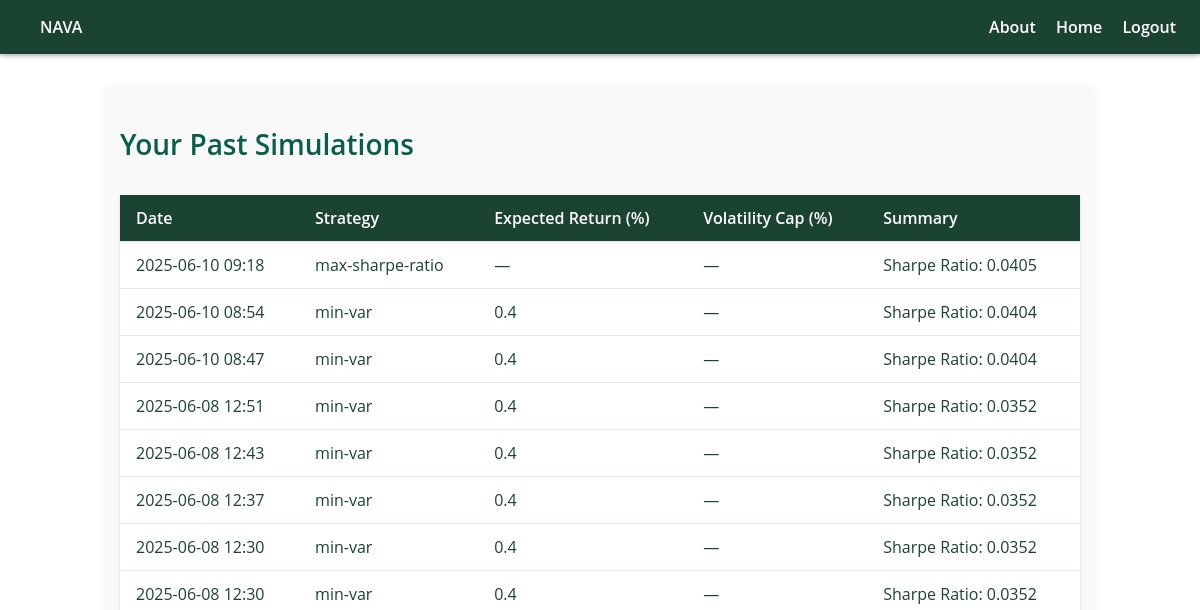
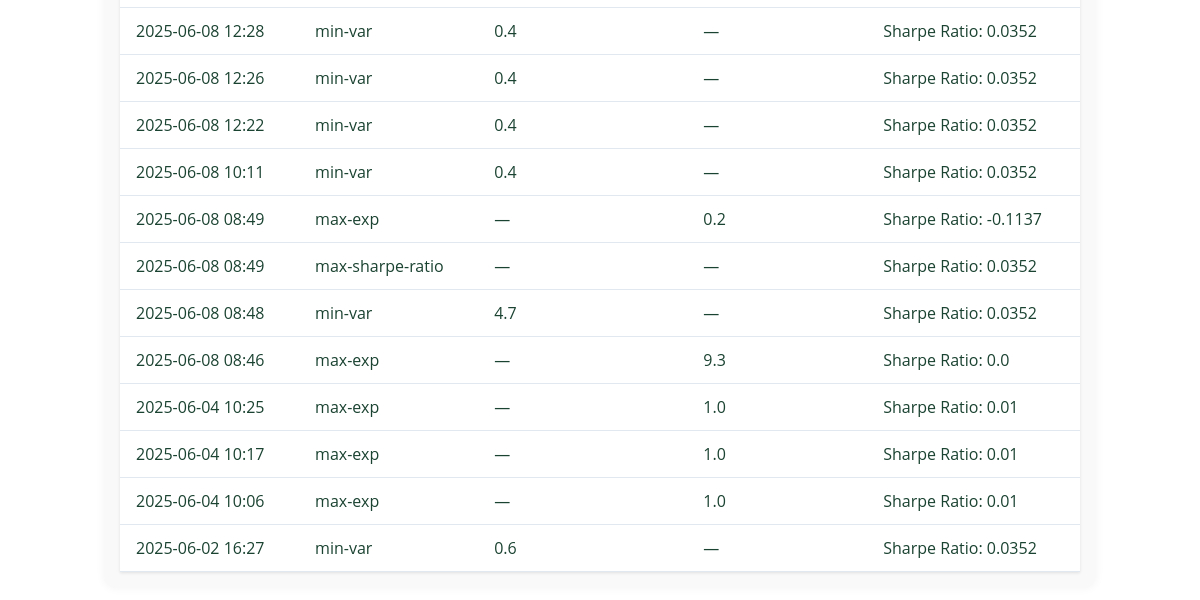
Page /history (signed in) on the earlier database version (2 pictures, top to bottom).
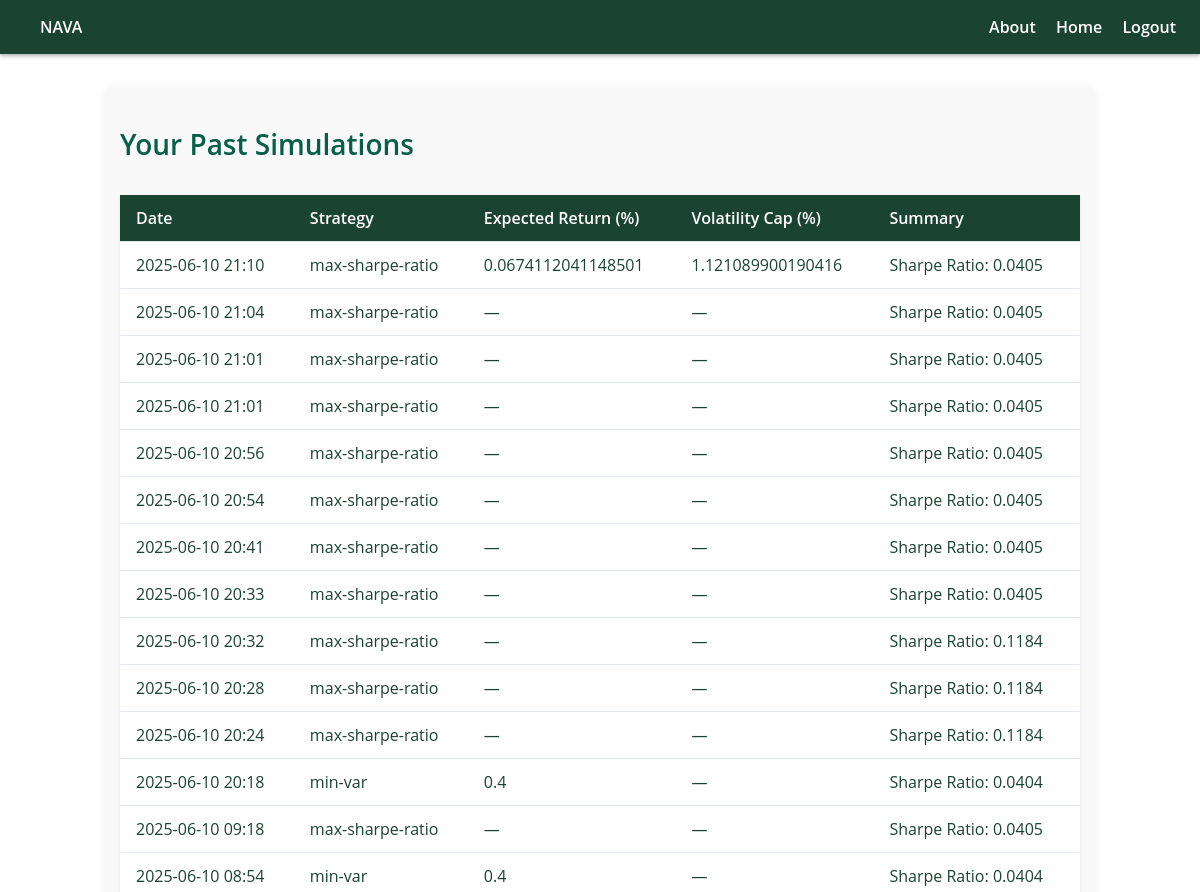
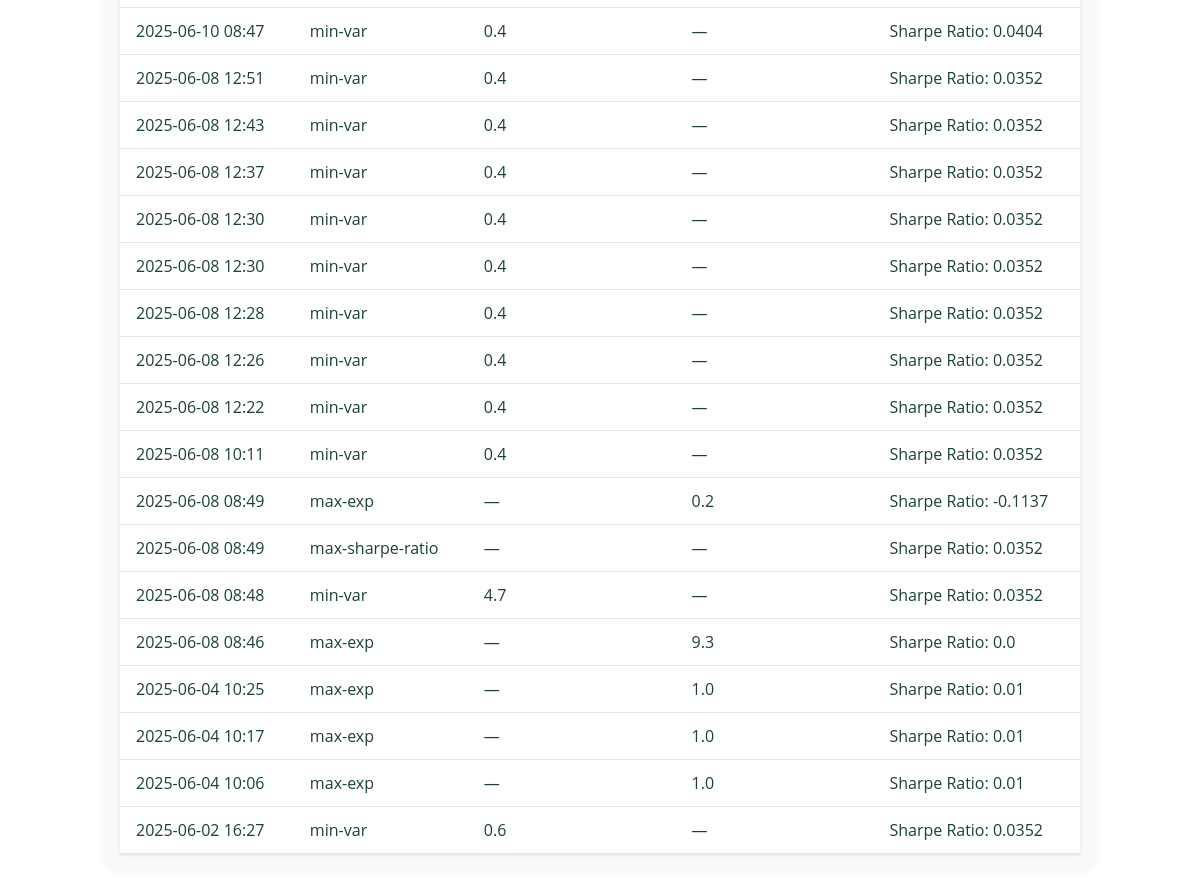
Same page on the later database version (2 pictures, top to bottom).
### app/models.py (models this page shows, shortened)
class History(db.Model):
    id = db.Column(db.Integer, primary_key=True)
    strategy = db.Column(db.String(50), nullable=False)
    expected_return = db.Column(db.Float)
    volatility_cap = db.Column(db.Float)
    result_summary = db.Column(db.Text)
    timestamp = db.Column(db.DateTime, default=datetime.utcnow)
    user_id = db.Column(db.Integer, db.ForeignKey('user.id'), nullable=False)

### app/routes.py (the view)
@bp.route('/history')
@login_required
def history():
    user_history = History.query.filter_by(user_id=current_user.id).order_by(History.timestamp.desc()).all()
    return render_template('history.html', history=user_history)

### app/models.py (called while the page is built)
@login_manager.user_loader
def load_user(user_id):
    return User.query.get(int(user_id))

### app/templates/history.html (shortened to what this page needs)
{% extends 'layout.html' %}
{% block content %}
  <h2 style="font-size: 1.75rem; color: #065f46; font-weight: 600; margin-bottom: 1rem;">
    Your Past Simulations
  </h2>
  {% if history %}
    <table class="history-table">
      <thead>
        <tr>
          <th>Date</th>
          <th>Strategy</th>
          <th>Expected Return (%)</th>
          <th>Volatility Cap (%)</th>
          <th>Summary</th>
        </tr>
      </thead>
      <tbody>
        {% for h in history %}
          <tr>
            <td>{{ h.timestamp.strftime('%Y-%m-%d %H:%M') }}</td>
            <td>{{ h.strategy }}</td>
            <td>{{ h.expected_return * 100 if h.expected_return else '—' }}</td>
            <td>{{ h.volatility_cap * 100 if h.volatility_cap else '—' }}</td>
            <td>{{ h.result_summary or '—' }}</td>
          </tr>
        {% endfor %}
      </tbody>
    </table>
  {% else %}
    <p style="color: #4b5563;">You haven’t run any simulations yet.</p>
  {% endif %}
{% endblock %}

### app/templates/layout.html (shortened to what this page needs)
<!DOCTYPE html>
<html lang="en">
<head>
  <link rel="stylesheet" href="{{ url_for('static', filename='css/style.css') }}">
</head>
<body>
    <nav class="navbar">
        <div class="nav-left">
            <a href="{{ url_for('routes.home') }}">NAVA</a>
        </div>
        <div class="nav-right">
          <a href="{{ url_for('routes.about') }}">About</a>
        {% if current_user.is_authenticated %}
            <a href="{{ url_for('routes.home') }}">Home</a>
            <a href="{{ url_for('routes.logout') }}">Logout</a>
        {% else %}
            <a href="{{ url_for('routes.login') }}">Login</a>
            <a href="{{ url_for('routes.register') }}">Register</a>
        {% endif %}
        </div>
    </nav>
  <div class="container">
    {% block content %}{% endblock %}
  </div>
</body>
</html>

### app/static/css/style.css (style rules this page uses)
body { background-color: #ffffff; color: #1b4332; font-family: 'Open Sans', sans-serif; margin: 0; padding: 0; }
.navbar { display: flex; justify-content: space-between; background-color: #1b4332; padding: 1rem 1.5rem; box-shadow: 0 2px 4px rgba(0,0,0,0.3); align-items: center; }
.navbar a { color: white; text-decoration: none; margin-left: 1rem; font-weight: 600; }
.container { max-width: 960px; margin: 2rem auto; padding: 1rem; background-color: #f9f9f9; border-radius: 12px; box-shadow: 0 0 10px rgba(0,0,0,0.05); }
h2 { color: white; }
table { width: 100%; border-collapse: collapse; margin-top: 2rem; background-color: #ffffff; color: #1b4332; }
th, td { padding: 0.75rem; border-bottom: 1px solid #e2e8f0; text-align: left; }
th { background-color: #1b4332; color: white; }
.history-table { width: 100%; border-collapse: collapse; margin-top: 2rem; background-color: #ffffff; color: #1b4332; box-shadow: 0 1px 3px rgba(0, 0, 0, 0.1); }
.history-table th, .history-table td { padding: 0.75rem 1rem; text-align: left; border-bottom: 1px solid #e2e8f0; }
.history-table th { background-color: #1b4332; color: white; font-weight: 600; }

Differences in the rows shown:
added History: timestamp "2025-06-10 21:10", strategy "max-sharpe-ratio", expected_return "0.0674112041148501", volatility_cap "1.121089900190416", result_summary "Sharpe Ratio: 0.0405"
added History: timestamp "2025-06-10 21:04", strategy "max-sharpe-ratio", expected_return "—", volatility_cap "—", result_summary "Sharpe Ratio: 0.0405"
added History: timestamp "2025-06-10 21:01", strategy "max-sharpe-ratio", expected_return "—", volatility_cap "—", result_summary "Sharpe Ratio: 0.0405"
added History: timestamp "2025-06-10 21:01", strategy "max-sharpe-ratio", expected_return "—", volatility_cap "—", result_summary "Sharpe Ratio: 0.0405"
added History: timestamp "2025-06-10 20:56", strategy "max-sharpe-ratio", expected_return "—", volatility_cap "—", result_summary "Sharpe Ratio: 0.0405"
added History: timestamp "2025-06-10 20:54", strategy "max-sharpe-ratio", expected_return "—", volatility_cap "—", result_summary "Sharpe Ratio: 0.0405"
added History: timestamp "2025-06-10 20:41", strategy "max-sharpe-ratio", expected_return "—", volatility_cap "—", result_summary "Sharpe Ratio: 0.0405"
added History: timestamp "2025-06-10 20:33", strategy "max-sharpe-ratio", expected_return "—", volatility_cap "—", result_summary "Sharpe Ratio: 0.0405"
added History: timestamp "2025-06-10 20:32", strategy "max-sharpe-ratio", expected_return "—", volatility_cap "—", result_summary "Sharpe Ratio: 0.1184"
added History: timestamp "2025-06-10 20:28", strategy "max-sharpe-ratio", expected_return "—", volatility_cap "—", result_summary "Sharpe Ratio: 0.1184"
added History: timestamp "2025-06-10 20:24", strategy "max-sharpe-ratio", expected_return "—", volatility_cap "—", result_summary "Sharpe Ratio: 0.1184"
added History: timestamp "2025-06-10 20:18", strategy "min-var", expected_return "0.4", volatility_cap "—", result_summary "Sharpe Ratio: 0.0404"
